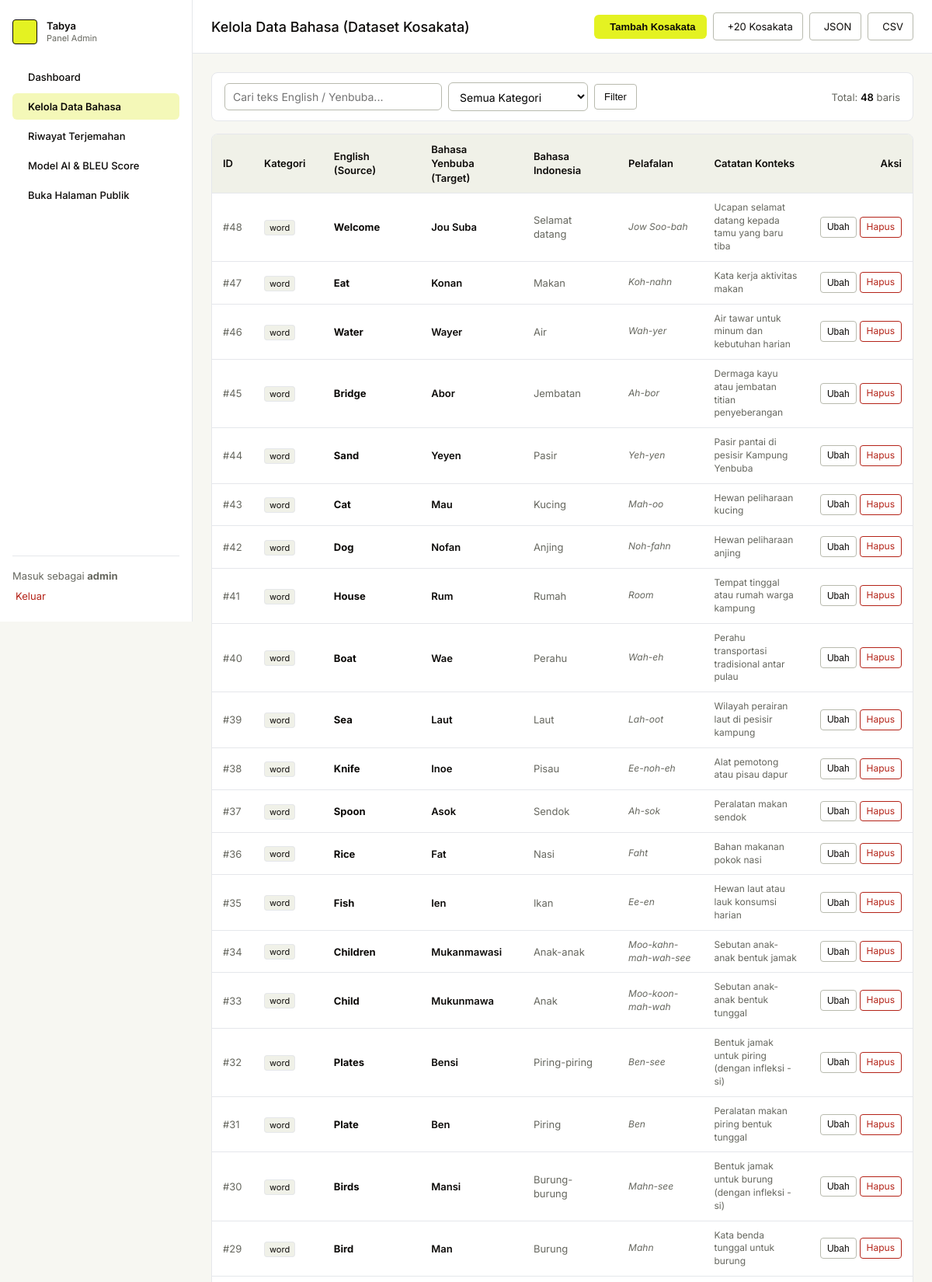
Page /admin/dataset.php (signed in, upper part) on the committed database.
### tables this page shows
CREATE TABLE `datasets` (
  `id` int NOT NULL AUTO_INCREMENT,
  `category` enum('greeting','number','sentence','word','phrase') NOT NULL DEFAULT 'word',
  `english_text` varchar(255) NOT NULL,
  `yenbuba_text` varchar(255) NOT NULL,
  `indonesia_text` varchar(255) DEFAULT NULL,
  `pronunciation` varchar(255) DEFAULT NULL,
  `notes` text,
  `created_at` timestamp NULL DEFAULT CURRENT_TIMESTAMP,
  `updated_at` timestamp NULL DEFAULT CURRENT_TIMESTAMP ON UPDATE CURRENT_TIMESTAMP,
  PRIMARY KEY (`id`),
  KEY `idx_category` (`category`),
  KEY `idx_english` (`english_text`)
);

### includes/auth.php (called while the page is built, shortened)
<?php
function is_admin_logged_in() {
    return isset($_SESSION['admin_id']) && !empty($_SESSION['admin_id']);
}
function get_logged_admin() {
    return [
        'id' => $_SESSION['admin_id'],
        'username' => $_SESSION['admin_username'],
        'full_name' => $_SESSION['admin_fullname'] ?? 'Admin',
        'email' => $_SESSION['admin_email'] ?? ''
    ];
}

### admin/dataset.php (the view, shortened to what this page needs)
<?php
require_once __DIR__ . '/../includes/auth.php';
$admin = get_logged_admin();
$conn = get_db_connection();
$search = trim($_GET['q'] ?? '');
$sql = "SELECT id, category, english_text, yenbuba_text, indonesia_text, pronunciation, notes FROM datasets WHERE 1=1";
$sql .= " ORDER BY id DESC";
$stmt = $conn->prepare($sql);
$stmt->execute();
$datasetList = $stmt->get_result()->fetch_all(MYSQLI_ASSOC);
?>
<!DOCTYPE html>
<html lang="id">
<head>
  <link rel="stylesheet" href="../assets/css/admin.css">
</head>
<body>
  <div class="admin-shell-body">
    <aside class="admin-sidebar">
      <a href="index.php" class="sidebar-brand">
        <span class="brand-icon-sq" aria-hidden="true">
        </span>
        <div style="display: flex; flex-direction: column;">
          <span style="font-size: 13px; font-weight: 600;">Tabya</span>
          <span style="font-size: 11px; color: var(--color-text-muted);">Panel Admin</span>
        </div>
      </a>
      <nav aria-label="Navigasi admin" class="sidebar-nav">
        <a href="index.php" class="sidebar-link">
          Dashboard
        </a>
        <a href="dataset.php" class="sidebar-link" aria-current="page">
          Kelola Data Bahasa
        </a>
        <a href="history.php" class="sidebar-link">
          Riwayat Terjemahan
        </a>
        <a href="model_eval.php" class="sidebar-link">
          Model AI & BLEU Score
        </a>
        <a href="../index.php" target="_blank" class="sidebar-link">
          Buka Halaman Publik
        </a>
      </nav>
      <div class="sidebar-footer">
        <span>Masuk sebagai <strong><?= htmlspecialchars($admin['username']) ?></strong></span>
        <a href="logout.php" style="color: var(--color-danger); text-decoration: none; font-size: 13px; display: inline-flex; align-items: center; gap: 4px;">
          Keluar
        </a>
      </div>
    </aside>
    <div style="min-width: 0; display: flex; flex-direction: column;">
      <header class="admin-header">
        <div class="admin-title-area">
          <h1>Kelola Data Bahasa (Dataset Kosakata)</h1>
        </div>
        <div style="display: flex; gap: 8px; align-items: center;">
          <button type="button" class="btn-primary" onclick="openAddModal()">
            Tambah Kosakata
          </button>
          <a href="dataset.php?action=expand_dataset" class="btn-secondary" title="Tambah 20 data tambahan">
            +20 Kosakata
          </a>
          <a href="dataset.php?action=export&format=json" class="btn-secondary">
            JSON
          </a>
          <a href="dataset.php?action=export&format=csv" class="btn-secondary">
            CSV
          </a>
        </div>
      </header>
      <main class="admin-content">
        <div class="admin-panel" style="margin-bottom: 16px;">
          <form action="dataset.php" method="GET" style="display: flex; flex-wrap: wrap; gap: 8px; padding: 12px 16px; align-items: center;">
            <input
              type="text"
              name="q"
              value="<?= htmlspecialchars($search) ?>"
              placeholder="Cari teks English / Yenbuba..."
              class="form-control"
              style="max-width: 280px;">
            <select name="cat" class="form-control" style="max-width: 180px; cursor: pointer;">
              <option value="">Semua Kategori</option>
            </select>
            <button type="submit" class="btn-secondary">
              Filter
            </button>
            <div style="margin-left: auto; font-size: 13px; color: var(--color-text-muted);">
              Total: <span class="font-mono" style="font-weight: 600; color: var(--color-text);"><?= count($datasetList) ?></span> baris
            </div>
          </form>
        </div>
        <div class="admin-panel">
          <div style="overflow-x: auto;">
            <table class="admin-table">
              <thead>
                <tr>
                  <th style="width: 50px;">ID</th>
                  <th style="width: 80px;">Kategori</th>
                  <th>English (Source)</th>
                  <th>Bahasa Yenbuba (Target)</th>
                  <th>Bahasa Indonesia</th>
                  <th>Pelafalan</th>
                  <th>Catatan Konteks</th>
                  <th style="width: 110px; text-align: right;">Aksi</th>
                </tr>
              </thead>
              <tbody>
                <?php if (empty($datasetList)): ?>
                  <tr>
                    <td colspan="8" style="text-align: center; color: var(--color-text-muted); padding: 24px;">
                      Tidak ada data yang sesuai filter pencarian.
                    </td>
                  </tr>
                <?php else: ?>
                  <?php foreach ($datasetList as $row): ?>
                    <tr>
                      <td class="font-mono" style="color: var(--color-text-muted);">#<?= $row['id'] ?></td>
                      <td>
                        <span style="font-size: 11px; padding: 2px 6px; border-radius: var(--radius-compact); background: var(--color-surface-muted); border: 1px solid var(--color-border);">
                          <?= htmlspecialchars($row['category']) ?>
                        </span>
                      </td>
                      <td><strong><?= htmlspecialchars($row['english_text']) ?></strong></td>
                      <td style="font-weight: 600;"><?= htmlspecialchars($row['yenbuba_text']) ?></td>
                      <td style="color: var(--color-text-muted); font-size: 13px;"><?= htmlspecialchars($row['indonesia_text'] ?? '-') ?></td>
                      <td style="font-style: italic; color: var(--color-text-muted); font-size: 12px;">
                        <?= htmlspecialchars($row['pronunciation'] ?: '-') ?>
                      </td>
                      <td style="font-size: 12px; color: var(--color-text-muted); max-width: 220px;">
                        <?= htmlspecialchars($row['notes'] ?: '-') ?>
                      </td>
                      <td style="text-align: right;">
                        <div style="display: inline-flex; gap: 4px;">
                          <button
                            type="button"
                            class="btn-secondary"
                            style="padding: 4px 8px; font-size: 12px;"
                            onclick='openEditModal(<?= json_encode($row) ?>)'>
                            Ubah
                          </button>
                          <a
                            href="dataset.php?action=delete&id=<?= $row['id'] ?>"
                            class="btn-danger"
                            style="padding: 4px 8px; font-size: 12px;"
                            onclick="return confirm('Hapus kosakata <?= addslashes(htmlspecialchars($row['english_text'])) ?>?')">
                            Hapus
                          </a>
                        </div>
                      </td>
                    </tr>
                  <?php endforeach; ?>
                <?php endif; ?>
              </tbody>
            </table>
          </div>
        </div>
      </main>
    </div>
  </div>
</body>
</html>

### assets/css/admin.css (style rules this page uses)
:root { color-scheme: light; --color-primary: #e4f222; --color-primary-hover: #c9d61e; --color-primary-quiet: #f4f8b8; --color-primary-text: #6e7601; --color-on-primary: #0c0a08; --color-canvas: #f7f7f2; --color-surface: #ffffff; --color-surface-muted: #f0f1e8; --color-text: #0c0a08; --color-text-muted: #66675f; --color-border: #e5e7eb; --color-border-strong: #b8baae; --color-focus-ring: #596200; --color-positive: #137a4a; --color-warning: #a65d00; --color-danger: #b42318; --font-inter: "Inter", "Helvetica Neue", Arial, sans-serif; --font-mono: "Geist Mono", "SFMono-Regular", Consolas, monospace; --radius-compact: 4px; --radius-control: 6px; --radius-card: 8px; --radius-pill: 9999px; --duration-fast: 180ms; --ease-standard: ease; }
* { box-sizing: border-box; margin: 0; padding: 0; }
body { font-family: var(--font-inter); background-color: var(--color-canvas); color: var(--color-text); font-size: 15px; line-height: 1.4; min-height: 100vh; }
a { color: inherit; text-decoration: none; }
.admin-shell-body { display: grid; grid-template-columns: 248px minmax(0, 1fr); min-height: 100vh; align-items: start; }
.admin-sidebar { display: flex; flex-direction: column; gap: 24px; padding: 24px 16px; background: var(--color-surface); border-right: 1px solid var(--color-border); min-height: 100vh; position: sticky; top: 0; }
.sidebar-brand { display: inline-flex; align-items: center; gap: 12px; }
.brand-icon-sq { display: inline-flex; align-items: center; justify-content: center; width: 32px; height: 32px; background: var(--color-primary); border: 1px solid var(--color-on-primary); border-radius: var(--radius-compact); color: var(--color-on-primary); flex-shrink: 0; }
.sidebar-nav { display: flex; flex-direction: column; gap: 4px; }
.sidebar-link { display: flex; align-items: center; gap: 8px; padding: 8px 12px; border-radius: var(--radius-control); color: var(--color-text); text-decoration: none; font-size: 13px; font-weight: 500; transition: background var(--duration-fast) var(--ease-standard); }
.sidebar-link[aria-current="page"] { background: var(--color-primary-quiet); font-weight: 600; color: var(--color-text); }
.sidebar-footer { margin-top: auto; padding-top: 16px; border-top: 1px solid var(--color-border); display: flex; flex-direction: column; gap: 8px; font-size: 13px; color: var(--color-text-muted); }
.admin-header { display: flex; align-items: center; justify-content: space-between; flex-wrap: wrap; gap: 12px; padding: 16px 24px; background: var(--color-surface); border-bottom: 1px solid var(--color-border); }
.admin-title-area { display: flex; align-items: center; gap: 12px; }
.admin-title-area h1 { font-size: 18px; font-weight: 500; margin: 0; }
.admin-content { padding: 24px; }
.admin-panel { background: var(--color-surface); border: 1px solid var(--color-border); border-radius: var(--radius-card); margin-bottom: 24px; overflow: hidden; }
.btn-primary { display: inline-flex; align-items: center; gap: 6px; padding: 8px 14px; background: var(--color-primary); color: var(--color-on-primary); border: none; border-radius: var(--radius-control); font-size: 13px; font-weight: 600; cursor: pointer; text-decoration: none; }
.btn-secondary { display: inline-flex; align-items: center; gap: 6px; padding: 8px 12px; background: transparent; color: var(--color-text); border: 1px solid var(--color-border-strong); border-radius: var(--radius-compact); font-size: 13px; cursor: pointer; text-decoration: none; }
.btn-danger { display: inline-flex; align-items: center; gap: 6px; padding: 8px 12px; background: transparent; color: var(--color-danger); border: 1px solid var(--color-danger); border-radius: var(--radius-compact); font-size: 13px; cursor: pointer; }
.admin-table { width: 100%; border-collapse: collapse; font-size: 13px; }
.admin-table th { background: var(--color-surface-muted); color: var(--color-text); font-weight: 600; padding: 10px 14px; text-align: left; border-bottom: 1px solid var(--color-border); }
.admin-table td { padding: 10px 14px; border-bottom: 1px solid var(--color-border); color: var(--color-text); }
.form-control { width: 100%; padding: 8px 10px; border: 1px solid var(--color-border-strong); border-radius: var(--radius-control); font-size: 14px; font-family: inherit; background: #fff; }

### rows in the picture
datasets: id "48", category "word", english_text "Welcome", yenbuba_text "Jou Suba", indonesia_text "Selamat datang", pronunciation "Jow Soo-bah", notes "Ucapan selamat datang kepada tamu yang baru tiba"
datasets: id "47", category "word", english_text "Eat", yenbuba_text "Konan", indonesia_text "Makan", pronunciation "Koh-nahn", notes "Kata kerja aktivitas makan"
datasets: id "46", category "word", english_text "Water", yenbuba_text "Wayer", indonesia_text "Air", pronunciation "Wah-yer", notes "Air tawar untuk minum dan kebutuhan harian"
datasets: id "45", category "word", english_text "Bridge", yenbuba_text "Abor", indonesia_text "Jembatan", pronunciation "Ah-bor", notes "Dermaga kayu atau jembatan titian penyeberangan"
datasets: id "44", category "word", english_text "Sand", yenbuba_text "Yeyen", indonesia_text "Pasir", pronunciation "Yeh-yen", notes "Pasir pantai di pesisir Kampung Yenbuba"
datasets: id "43", category "word", english_text "Cat", yenbuba_text "Mau", indonesia_text "Kucing", pronunciation "Mah-oo", notes "Hewan peliharaan kucing"
datasets: id "42", category "word", english_text "Dog", yenbuba_text "Nofan", indonesia_text "Anjing", pronunciation "Noh-fahn", notes "Hewan peliharaan anjing"
datasets: id "41", category "word", english_text "House", yenbuba_text "Rum", indonesia_text "Rumah", pronunciation "Room", notes "Tempat tinggal atau rumah warga kampung"
datasets: id "40", category "word", english_text "Boat", yenbuba_text "Wae", indonesia_text "Perahu", pronunciation "Wah-eh", notes "Perahu transportasi tradisional antar pulau"
datasets: id "39", category "word", english_text "Sea", yenbuba_text "Laut", indonesia_text "Laut", pronunciation "Lah-oot", notes "Wilayah perairan laut di pesisir kampung"
datasets: id "38", category "word", english_text "Knife", yenbuba_text "Inoe", indonesia_text "Pisau", pronunciation "Ee-noh-eh", notes "Alat pemotong atau pisau dapur"
datasets: id "37", category "word", english_text "Spoon", yenbuba_text "Asok", indonesia_text "Sendok", pronunciation "Ah-sok", notes "Peralatan makan sendok"
datasets: id "36", category "word", english_text "Rice", yenbuba_text "Fat", indonesia_text "Nasi", pronunciation "Faht", notes "Bahan makanan pokok nasi"
datasets: id "35", category "word", english_text "Fish", yenbuba_text "Ien", indonesia_text "Ikan", pronunciation "Ee-en", notes "Hewan laut atau lauk konsumsi harian"
datasets: id "34", category "word", english_text "Children", yenbuba_text "Mukanmawasi", indonesia_text "Anak-anak", pronunciation "Moo-kahn-mah-wah-see", notes "Sebutan anak-anak bentuk jamak"
datasets: id "33", category "word", english_text "Child", yenbuba_text "Mukunmawa", indonesia_text "Anak", pronunciation "Moo-koon-mah-wah", notes "Sebutan anak-anak bentuk tunggal"
datasets: id "32", category "word", english_text "Plates", yenbuba_text "Bensi", indonesia_text "Piring-piring", pronunciation "Ben-see", notes "Bentuk jamak untuk piring (dengan infleksi -si)"
datasets: id "31", category "word", english_text "Plate", yenbuba_text "Ben", indonesia_text "Piring", pronunciation "Ben", notes "Peralatan makan piring bentuk tunggal"
datasets: id "30", category "word", english_text "Birds", yenbuba_text "Mansi", indonesia_text "Burung-burung", pronunciation "Mahn-see", notes "Bentuk jamak untuk burung (dengan infleksi -si)"
datasets: id "29", category "word", english_text "Bird", yenbuba_text "Man", indonesia_text "Burung", pronunciation "Mahn", notes "Kata benda tunggal untuk burung"

### other values in the picture
$admin['username'] "admin"
count($datasetList) "48"
